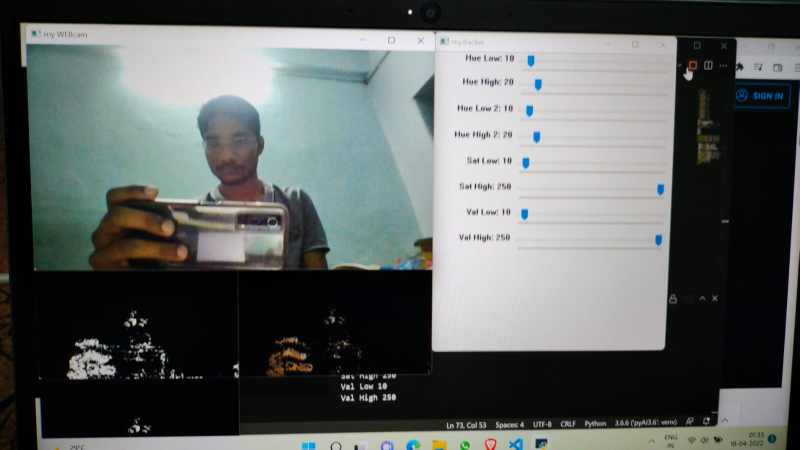
#> input picture opencv/Adjusting HSV.jpeg, 1599 x 899 px, given in place of the camera (shown at 1/2 size)
$ python Tracking_based_on_color.py
#> lines starting #> are read from the running program, lines starting #| are printed output that depends on the picture; after the words box and inside, x2 and y2 are one past the last pixel; in counts of white or black regions, pixels touching at a corner belong together
import numpy as np
import cv2
print(cv2.__version__)

def onTrack1(val):
    global hueLow
    hueLow=val
    print('Hue Low',hueLow)
def onTrack2(val):
    global hueHigh
    hueHigh=val
    print('Hue High',hueHigh)
def onTrack3(val):
    global satLow
    satLow=val
    print('Sat Low',satLow)
def onTrack4(val):
    global satHigh
    satHigh=val
    print('Sat High',satHigh)
def onTrack5(val):
    global valLow
    valLow=val
    print('Val Low',valLow)
def onTrack6(val):
    global valHigh
    valHigh=val
    print('Val High',valHigh)

width=640
height=360
cam=cv2.VideoCapture(0,cv2.CAP_DSHOW)
cam.set(cv2.CAP_PROP_FRAME_WIDTH, width)
cam.set(cv2.CAP_PROP_FRAME_HEIGHT,height)
cam.set(cv2.CAP_PROP_FPS, 30)
cam.set(cv2.CAP_PROP_FOURCC,cv2.VideoWriter_fourcc(*'MJPG'))

cv2.namedWindow('myTracker')
cv2.moveWindow('myTracker',width,0)

hueLow=10
hueHigh=20
satLow=10
satHigh=250
valLow=10
valHigh=250

cv2.createTrackbar('Hue Low','myTracker',10,179,onTrack1)
cv2.createTrackbar('Hue High','myTracker',20,179,onTrack2)
cv2.createTrackbar('Sat Low','myTracker',10,255,onTrack3)
cv2.createTrackbar('Sat High','myTracker',250,255,onTrack4)
cv2.createTrackbar('Val Low','myTracker',10,255,onTrack5)
cv2.createTrackbar('Val High','myTracker',250,255,onTrack6)

while True:
    ignore,  frame = cam.read()
#> frame is the input picture: shape (899, 1599, 3); mean B, G, R 96.6, 98.1, 93.6
    frameHSV=cv2.cvtColor(frame,cv2.COLOR_BGR2HSV)
#> frameHSV: shape (899, 1599, 3); mean H, S, V 73.9, 51.9, 100.7
    lowerBound=np.array([hueLow,satLow,valLow])
    upperBound=np.array([hueHigh,satHigh,valHigh])
    myMask=cv2.inRange(frameHSV,lowerBound,upperBound)
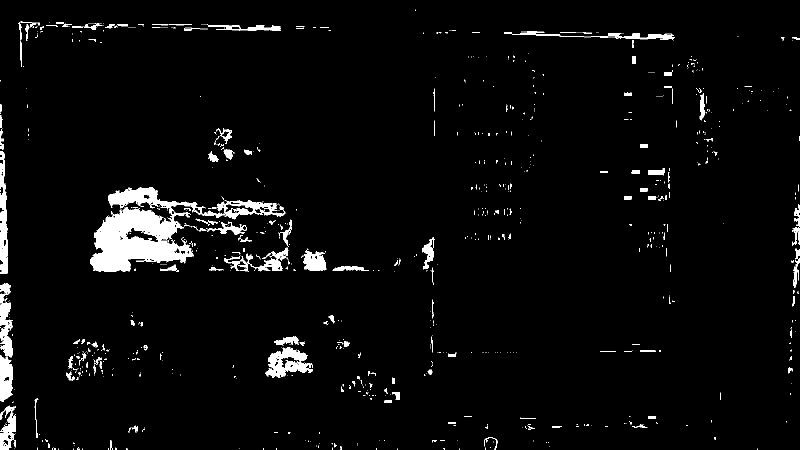
#> myMask: shape (899, 1599) (shown at 1/2 size); 3.7% white; 942 white regions (783 under 20 px), largest, box (x1, y1, x2, y2) and area: (180, 375, 411, 543) 19246, (531, 694, 625, 756) 2906, (0, 303, 16, 547) 2613
    #myMask=cv2.bitwise_not(myMask)
    myObject=cv2.bitwise_and(frame,frame,mask=myMask)
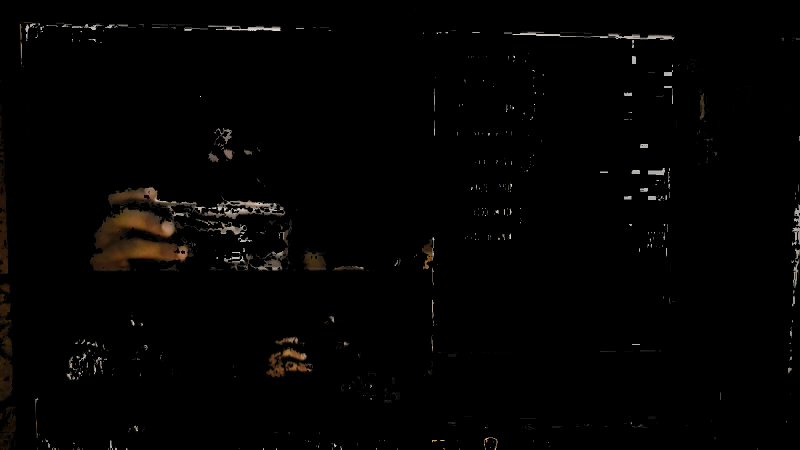
#> myObject: shape (899, 1599, 3) (shown at 1/2 size); mean B, G, R 2.1, 2.7, 3.3
    myObjectSmall=cv2.resize(myObject,(int(width/2),int(height/2)))
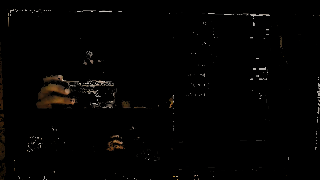
#> myObjectSmall: shape (180, 320, 3); mean B, G, R 2.1, 2.7, 3.3
    cv2.imshow('My Object',myObjectSmall)
    cv2.moveWindow('My Object',int(width/2),int(height))
    myMaskSmall=cv2.resize(myMask,(int(width/2),int(height/2)))
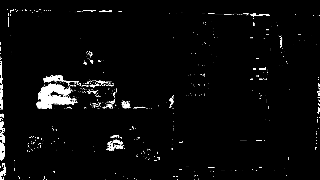
#> myMaskSmall: shape (180, 320); min 0, max 255, mean 9.5
    cv2.imshow('My Mask',myMaskSmall)
    cv2.moveWindow('My Mask',0,height)
    cv2.imshow('my WEBcam', frame)
    cv2.moveWindow('my WEBcam',0,0)
    if cv2.waitKey(1) & 0xff ==ord('q'):
#> (key q is pressed here)
        break
cam.release()

$ run again, on opencv/RGB values by mouse click.jpeg
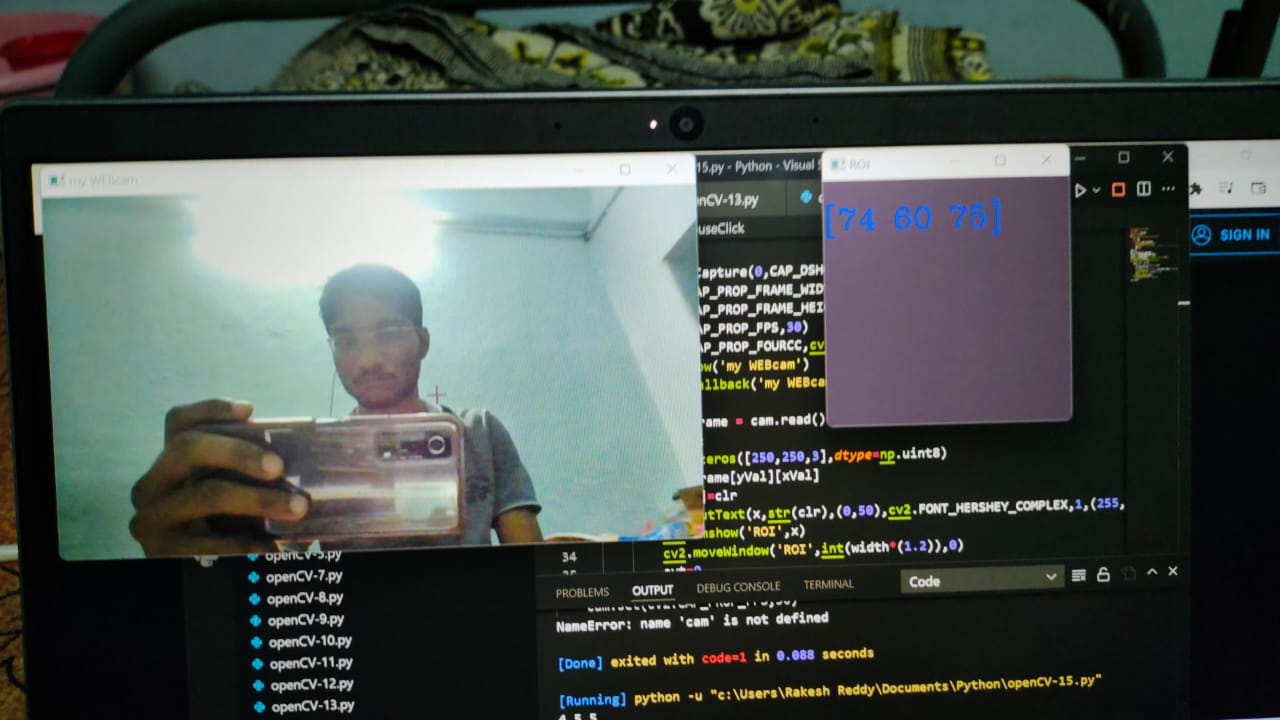
#> input picture opencv/RGB values by mouse click.jpeg, 1280 x 720 px, given in place of the camera
#> frame is the input picture: shape (720, 1280, 3); mean B, G, R 74.2, 78.7, 71.2
#> frameHSV: shape (720, 1280, 3); mean H, S, V 74.7, 71.9, 82.6
#> `myMask=cv2.inRange(frameHSV,lowerBound,upperBound)`:
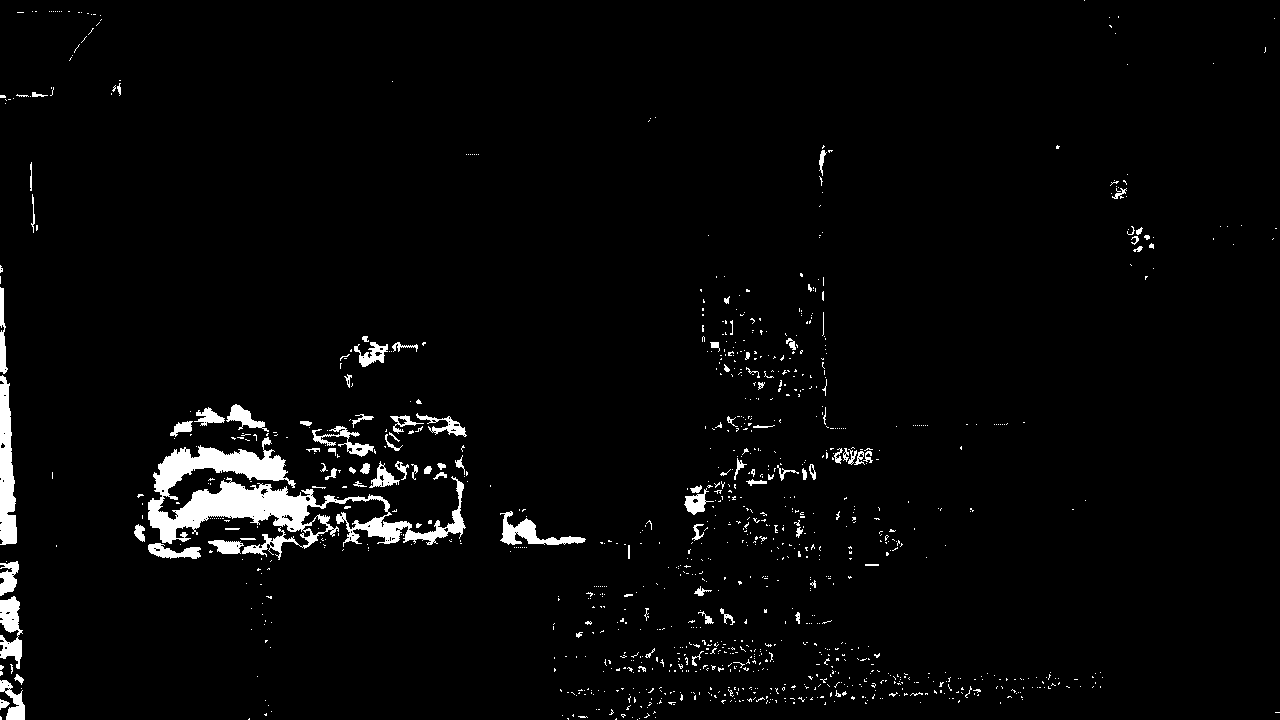
#> myMask: shape (720, 1280); 3% white; 1114 white regions (1014 under 20 px), largest, box (x1, y1, x2, y2) and area: (148, 437, 466, 560) 11251, (0, 375, 17, 545) 2043, (500, 511, 586, 545) 985
#> `myMaskSmall=cv2.resize(myMask,(int(width/2),int(height/2)))`:
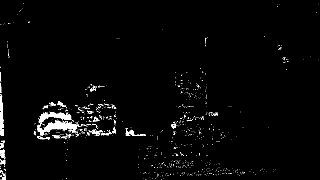
#> myMaskSmall: shape (180, 320); min 0, max 255, mean 7.8

$ run again, on opencv/Tracking bar.jpeg
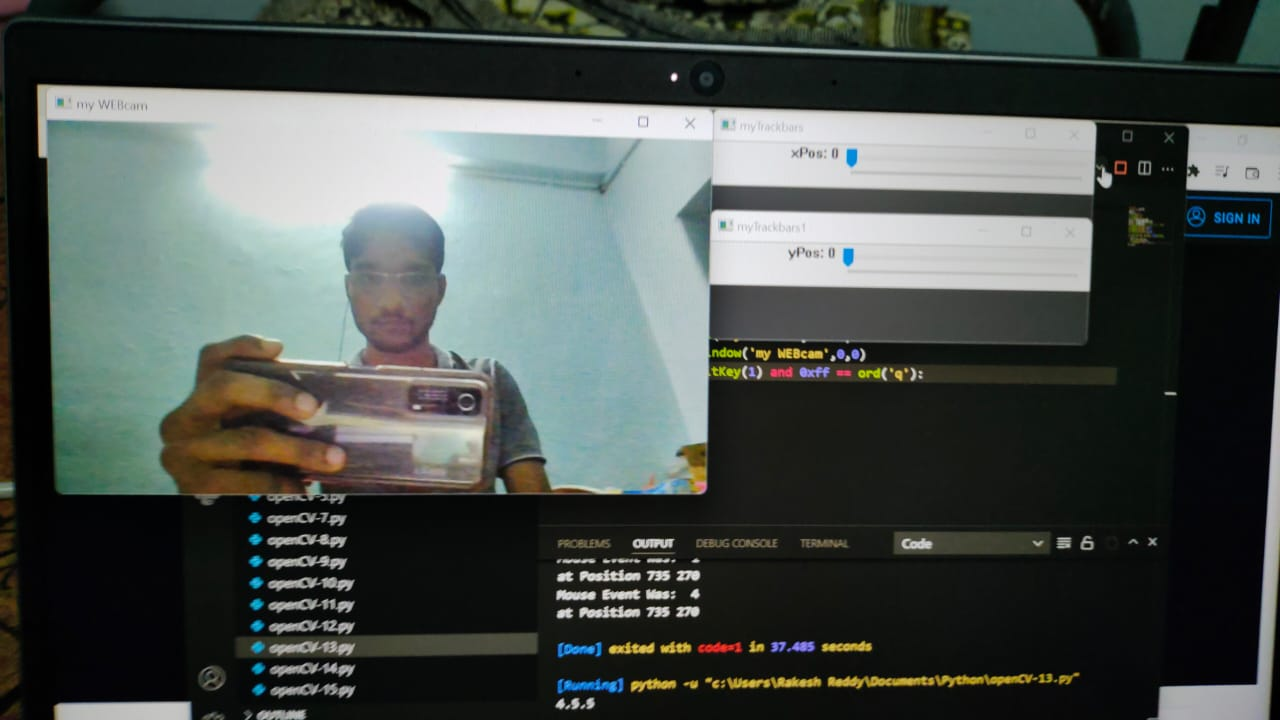
#> input picture opencv/Tracking bar.jpeg, 1280 x 720 px, given in place of the camera
#> frame is the input picture: shape (720, 1280, 3); mean B, G, R 77.1, 80.9, 74.2
#> frameHSV: shape (720, 1280, 3); mean H, S, V 68.7, 61.4, 83.5
#> `myMask=cv2.inRange(frameHSV,lowerBound,upperBound)`:
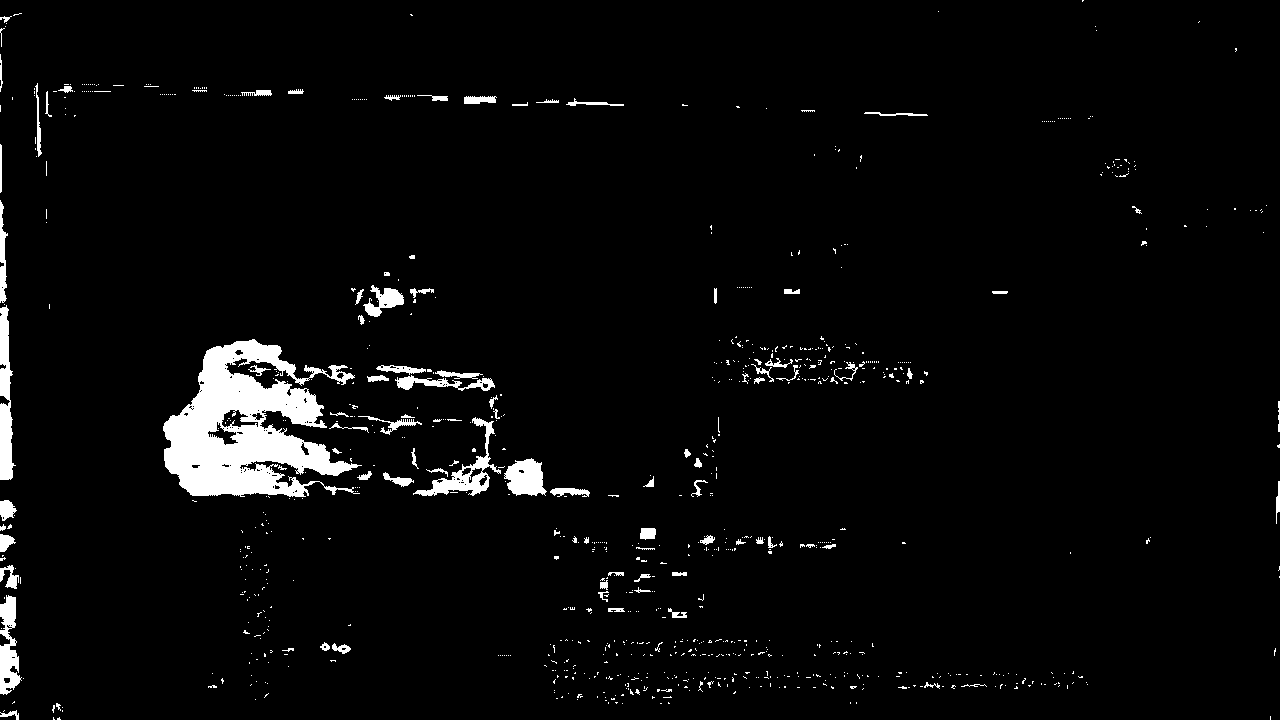
#> myMask: shape (720, 1280); 3.6% white; 914 white regions (815 under 20 px), largest, box (x1, y1, x2, y2) and area: (163, 339, 362, 497) 16613, (0, 305, 16, 480) 1742, (413, 417, 501, 496) 1442
#> `myMaskSmall=cv2.resize(myMask,(int(width/2),int(height/2)))`:
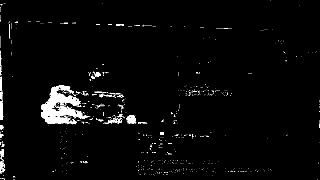
#> myMaskSmall: shape (180, 320); min 0, max 255, mean 9.2
